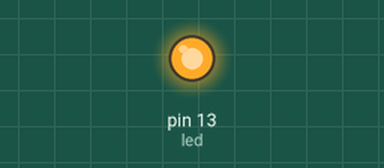
The sketch below on a simulated Arduino Uno, built with avr-gcc and run on an emulated ATmega328P. On the bench: output pins drawn as LEDs (lit = HIGH). What the sketch prints to the serial monitor is not drawn.

Above: at 0.1 s.
Timing chart, 0 to 1.6 s (numbered marks = the images above):
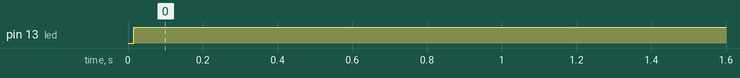

The sketch:

parcial1.ino
```cpp
//----------------------------------------------------------
// Print to Serial monitor using 2 tasks
// Accurately dalay
// Delete, Suspend and resume functions
//----------------------------------------------------------

#include <Arduino_FreeRTOS.h>
#define led 13

void Task_Print1(void *param);
/*void Task_Print2(void *param);*/
void Task_Print3(void *param);

TaskHandle_t Task_Handle1;
/*TaskHandle_t Task_Handle2;*/
TaskHandle_t Task_Handle3;

int counter = 0;
int sw=0;
/*int contador=0;*/
int segundos=0;
int valor = analogRead(A0);

void setup() {

  Serial.begin(9600);
  pinMode(led,OUTPUT);


  xTaskCreate(Task_Print1, "Tasks1", 100, NULL, 3, &Task_Handle1);
  /*xTaskCreate(Task_Print2, "Tasks2", 100, NULL, 2, &Task_Handle2);*/
  xTaskCreate(Task_Print3, "Tasks3", 100, NULL, 1, &Task_Handle3);
}

void loop() {
  //
}

void Task_Print1(void *param){
  (void) param;

  while(1){


    segundos=segundos+1;
    Serial.println(segundos);

    }

     vTaskDelay(1000/portTICK_PERIOD_MS);
  }

/*void Task_Print2(void *param){
  (void) param;


  while(1){

    contador=contador+1;


    if(contador==3){
      Serial.println(valor);
    contador=0;
    }
    if(counter==10){
      vTaskSuspend(Task_Handle2);
    }

     vTaskDelay(1000/portTICK_PERIOD_MS); // The Arduino will print to serial monitor each 1sec
  }
}*/

void Task_Print3(void *param){
  (void) param;
  TickType_t getTick;
  getTick = xTaskGetTickCount();
  counter ++;
  // Infinite loop
  while(1){

    sw= sw+1;
    if(sw == 2){
      digitalWrite(led, HIGH);
      sw=0;
    }
    if(counter==30){
         vTaskDelete(Task_Handle3); // Then you cannot call and re run the task again
    }

     /*if(counter==20){
      vTaskResume(Task_Handle2);

          } */
    }
    /*xTaskDelayUntil(&getTick, 1000 / portTICK_PERIOD_MS);*/
    vTaskDelay(1000/portTICK_PERIOD_MS);
  }
```

Measured:
- by itself, pin 13 (led): LOW → HIGH at 0.02 s
